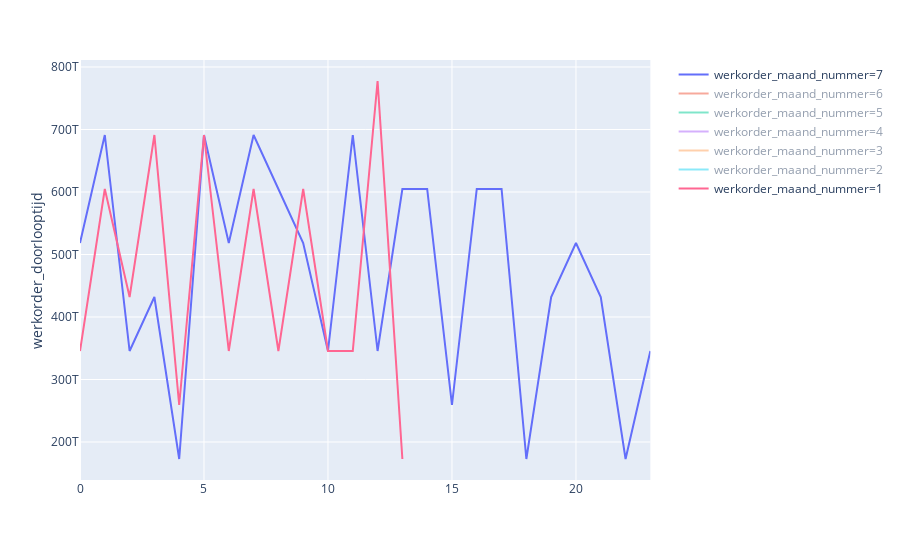

Write notebook code for a chart like this one.
### Code cell
fig = px.line(werkorder_df.sort_values("werkorder_maand_nummer", ascending=False),  y="werkorder_doorlooptijd", color='werkorder_maand_nummer')
fig.show()
